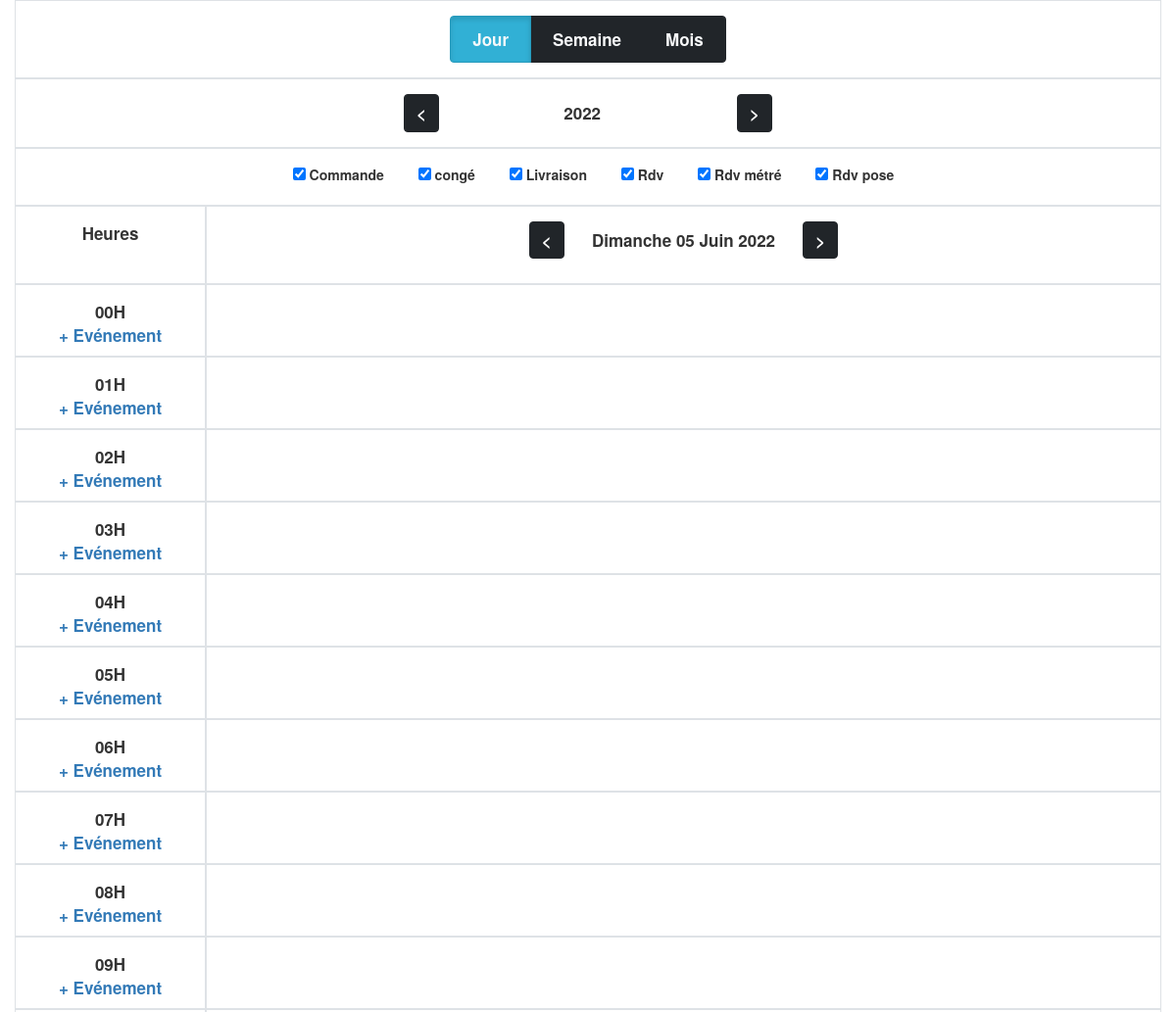
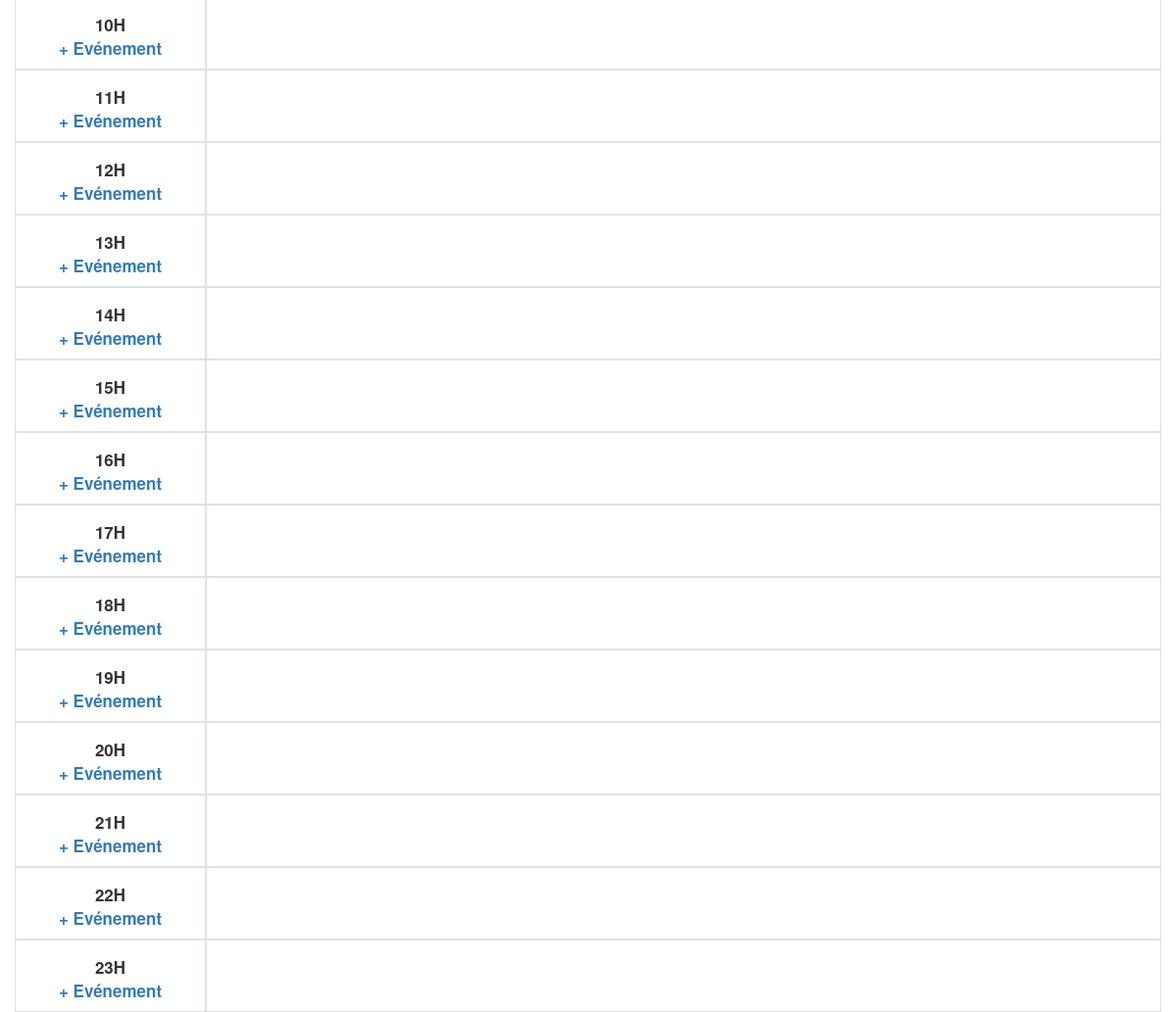
Screenshot of /jour/5/6/2022 with the database file from the repository (2 pictures, top to bottom).
### tables this page shows
CREATE TABLE IF NOT EXISTS `typeevenement`
(
    `Id_TypeEvenement`      int(11) NOT NULL AUTO_INCREMENT,
    `Nom_TypeEvenement`     varchar(50) DEFAULT NULL,
    `Couleur_TypeEvenement` varchar(50) DEFAULT NULL,
    `Id_Client`             int(11)     DEFAULT NULL,
    PRIMARY KEY (`Id_TypeEvenement`),
    KEY `Id_Client` (`Id_Client`)
);

### app/Model/chargerView.php (called while the page is built, shortened)
<?php
class chargerView
{
    public function view(string $vu='index', array $data=array()){
        $baseDir =  dirname(__DIR__);
        include($baseDir.'/view/'.$vu.'.php');
  }
}

### index.php (called while the page is built, shortened)
<?php
$route = new Route();
$route->index();

### app/Model/typeEvenement.php (called while the page is built, shortened)
<?php
class typeEvenement
{
    public $idclient;
    public function setIdclient($idclient)
    {
        $this->idclient = $idclient;
    }
    public function getIdclient()
    {
        return $this->idclient;
    }
    public function getEvenement()
    {
        $db = Database::connect();
        $reqeve = $db->prepare('select * from typeevenement where Id_Client=? order by Nom_TypeEvenement ');
        $reqeve->execute(array($this->getIdclient()));
       return $reqeve->fetchAll();
    }
}

### app/Librairy/ConvertDate.php (called while the page is built, shortened)
<?php
class ConvertDate
{
    public function getMoisLettre($month): string
    {
        $tabMois = [1 => 'Janvier', 2 => "Février", 3 => "Mars", 4 => "Avril", 5 => "Mai", 6 => "Juin", 7 => "Juillet", 8 => "Août", 9 => "Septembre", 10 => "Octobre", 11 => "Novembre", 12 => "Décembre"];
        return $tabMois[$month];
    }
}

### app/View/jour.php (the view, shortened to what this page needs)
<div class="container">
    <div class="row">
        <div class="col-md-12 border text-center p-4">
            <div class="btn-group btn-group-toggle">
                <label class="btn btn-info active">
                    <a class="nav-link text-light fw-bold" href="#">Jour</a>
                </label>
                <label class="btn btn-dark ">
                    <a class="nav-link text-light fw-bold"
                       href="/semaine/<?= date('W', strtotime($year . '-' . $month . '-' . $day)); ?>/<?= $year; ?>">Semaine</a>
                </label>
                <label class="btn btn-dark">
                    <a class="nav-link text-light fw-bold"
                       href="/mois/<?= (int)$month; ?>/<?= $year; ?>">Mois</a>
                </label>
            </div>
        </div>
        <div class="col-md-12 border text-center  p-4"><a class="btn btn-dark fw-bold"
                                                          href="/jour/<?= (int)$day; ?>/<?= (int)$month; ?>/<?= $year - 1; ?>"><</a>&nbsp;<div
                class="btn btn-light w-25 fw-bold"><?php echo $year; ?></div>
            <a class="btn btn-dark fw-bold"
               href="/jour/<?= (int)$day; ?>/<?= (int)$month; ?>/<?php echo $year + 1; ?>">></a>
        </div>
        <div class="col-md-12 border text-center  p-4">
            <?php foreach ($TypeEve as $key => $rowcheck) { ?>
                <div class="form-check form-check-inline">
                    <input class="form-check-input" type="checkbox" id="check<?= $rowcheck['Id_TypeEvenement']; ?>"
                           checked value="yes">
                    <label class="form-check-label"
                           for="check<?= $rowcheck['Id_TypeEvenement']; ?>"><?= $rowcheck['Nom_TypeEvenement']; ?></label>
                </div>
                <?php
            }
            ?>
        </div>
        <div class="col-md-2 border text-center fw-bold  p-4" style="height: 80px;">Heures</div>
        <div class="col-md-10 border  p-4" style="height: 80px;">
            <div class="text-center p-10">
                <a class="btn btn-dark fw-bold"
                   href="/jour/<?= (int)date('d', strtotime("-1 day", strtotime(date($year . '-' . $month . '-' . $day)))); ?>/<?= (int)date('m', strtotime("-1 day", strtotime(date($year . '-' . $month . '-' . $day)))); ?>/<?= (int)date('Y', strtotime("-1 day", strtotime(date($year . '-' . $month . '-' . $day)))); ?>"><</a>
                <div class="btn btn-light w-25 fw-bold"> <?= $jourLettre; ?> <?= date('d', strtotime(date($year . '-' . $month . '-' . $day))); ?>
                    <?= $tabMois; ?> <?= $year; ?></div>
               <a class="btn btn-dark fw-bold"
                               href="/jour/<?= (int)date('d', strtotime("+1 day", strtotime(date($year . '-' . $month . '-' . $day)))); ?>/<?= (int)date('m', strtotime("+1 day", strtotime(date($year . '-' . $month . '-' . $day)))); ?>/<?= (int)date('Y', strtotime("+1 day", strtotime(date($year . '-' . $month . '-' . $day)))); ?>">></a>
            </div>
        </div>
        <?php
        for ($heure = 00; $heure < 24; $heure++) {
            ?>
            <div class="col-md-2 border text-center fw-bold p-4"
                 style="height: 74px;"> <?= ($heure < 10) ? '0' . $heure : $heure; ?>H<br>
                <a href="/nouveaurdv/<?= (int)date('m', strtotime(date($year . '-' . $month . '-' . $day))); ?>/<?= (int)date('Y', strtotime(date($year . '-' . $month . '-' . $day))); ?>/<?= (int)date('d', strtotime(date($year . '-' . $month . '-' . $day))); ?>/<?= $heure; ?>">+
                    Evénement</a>
            </div>
            <div class="col-md-10 border p-0" style="height: 74px;">
            </div>
            <?php
        }
        ?>
    </div>
</div>

### assets/css/planning.css (style rules this page uses)
.form-check { display: block; min-height: 1.5rem; padding-left: 1.5em; margin-bottom: 0.125rem; }
.form-check-inline { display: inline-block; margin-right: 1rem; }
.p-4 { padding: 1.5rem !important; }
.p-0 { padding: 0 !important; }
.text-light { color: #f8f9fa !important; }
.fw-bold { font-weight: 700 !important; font-size: 1.7rem; }
.nav-link { display: block; padding: 0.5rem 1rem; color: #0d6efd; text-decoration: none; transition: color .15s ease-in-out, background-color .15s ease-in-out, border-color .15s ease-in-out; }
.btn-dark { color: #fff; background-color: #212529; border-color: #212529; }
.border { border: 1px solid #dee2e6 !important; }
.w-25 { width: 25% !important; }

### rows the page displays
typeevenement: Nom_TypeEvenement "Commande"
typeevenement: Nom_TypeEvenement "congé"
typeevenement: Nom_TypeEvenement "Livraison"
typeevenement: Nom_TypeEvenement "Rdv"
typeevenement: Nom_TypeEvenement "Rdv métré"
typeevenement: Nom_TypeEvenement "Rdv pose"

### other values shown
$year "2022"
$jourLettre "Dimanche"
date('d', strtotime(date($year . '-' . $month . '-' . $day))) "05"
$tabMois "Juin"
